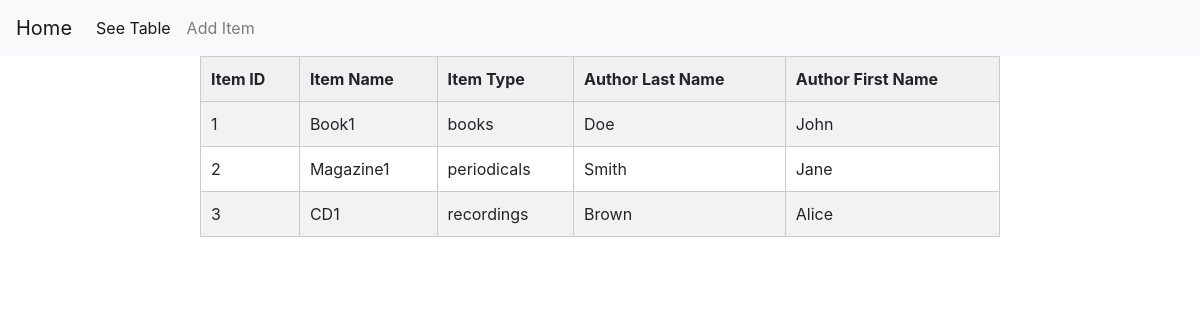
Screenshot of /table with the database file from the repository.
### tables this page shows
CREATE TABLE Item (
    itemID INTEGER PRIMARY KEY AUTOINCREMENT,
    itemName TEXT NOT NULL,
    itemType TEXT CHECK (itemType IN ('books', 'periodicals', 'recordings', 'videos')) NOT NULL
);

CREATE TABLE Author (
    authorID INTEGER PRIMARY KEY AUTOINCREMENT,
    authorLastName TEXT NOT NULL,
    authorFirstName TEXT NOT NULL
);

### app.py (the view)
@app.route('/table')
def display_table():
    conn = get_db_connection()
    data = conn.execute("SELECT i.itemID, i.itemName, i.itemType, a.authorLastName, a.authorFirstName FROM Item AS i JOIN ItemAuthor AS ia ON i.itemID = ia.itemID JOIN Author AS a ON ia.authorID = a.authorID;").fetchall()
    conn.close()
    return render_template('table.html', posts=data)

### app.py (called while the page is built)
def get_db_connection():
    conn = sqlite3.connect('database.db')
    conn.row_factory = sqlite3.Row
    return conn

### templates/table.html (shortened to what this page needs)
{% extends 'base.html' %}
{% block content %}
  <head>
  </head>
  <body>
    <table>
      <tr>
        <th>Item ID</th>
        <th>Item Name</th>
        <th>Item Type</th>
        <th>Author Last Name</th>
        <th>Author First Name</th>
      </tr>
      {% for row in posts %}
        <tr>
          <td>{{ row[0] }}</td>
          <td>{{ row[1] }}</td>
          <td>{{ row[2] }}</td>
          <td>{{ row[3] }}</td>
          <td>{{ row[4] }}</td>
        </tr>
      {% endfor %}
    </table>
  </body>
</html>
{% endblock %}

### templates/table.html (style rules this page uses)
table { border-collapse: collapse; width: 100%; max-width: 800px; margin: 0 auto; }
table, th, td { border: 1px solid #ccc; }
th, td { padding: 10px; text-align: left; }
th { background-color: #f0f0f0; font-weight: bold; }
tr:nth-child(even) { background-color: #f2f2f2; }

### rows the page displays
Item: itemID "1", itemName "Book1", itemType "books", authorLastName "Doe", authorFirstName "John"
Item: itemID "2", itemName "Magazine1", itemType "periodicals", authorLastName "Smith", authorFirstName "Jane"
Item: itemID "3", itemName "CD1", itemType "recordings", authorLastName "Brown", authorFirstName "Alice"
